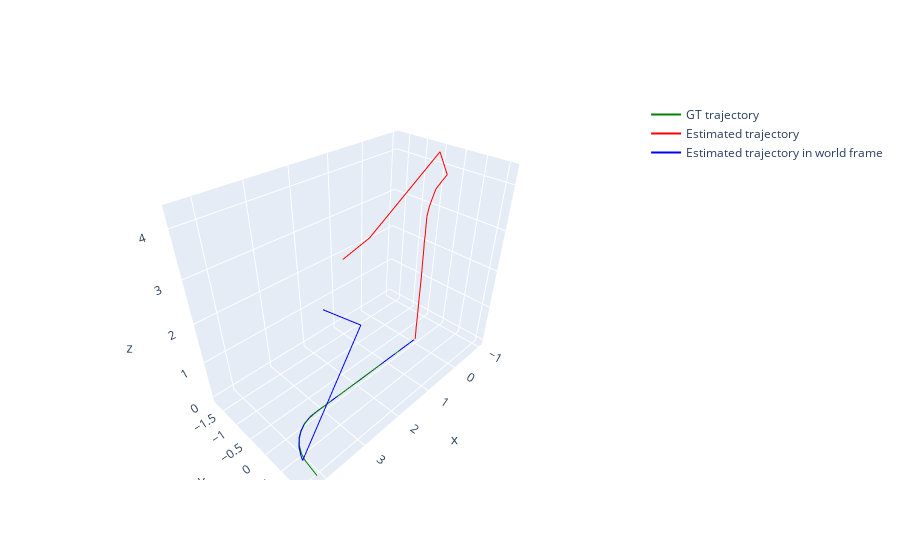

The notebook cell saved with this chart:
### Code cell
estimated_trajectory = vo.get_trajectory()
gt_trajectory = vo.get_data().get_trajectory_data()

C = vo.get_camera().get_camera_transform()
 
estimated_trajectory_in_world = [] 

for i in range(len(estimated_trajectory)):
    pose = estimated_trajectory[i]
    pose_in_world = C @ pose
    estimated_trajectory_in_world.append(pose_in_world)

    print(f'Pose {i}\n{np.round(pose,2)}\nPose in world {i}\n{np.round(pose_in_world,2)}\n\n')

estimated_positions = []
estimated_positions_in_world = [] 
for i in range(len(estimated_trajectory)):
    estimated_positions.append(estimated_trajectory[i][:3, 3])
    estimated_positions_in_world.append(estimated_trajectory_in_world[i][:3, 3])

gt_poses = []
gt_positions = []
for i in range(1,NUM_FRAMES+1):
    x_gt, y_gt, theta_gt = gt_trajectory[i]
    gt_poses.append(np.array([x_gt, y_gt, 0, 0, 0, theta_gt]))
    gt_positions.append(np.array([x_gt, y_gt, 0]))
    
fig = go.Figure()
scale = 0.208
gt_x_coords = [position[0] for position in gt_positions]
gt_y_coords = [position[1] for position in gt_positions]
gt_z_coords = [position[2] for position in gt_positions]
fig.add_trace(go.Scatter3d(x=gt_x_coords, y=gt_y_coords, z=gt_z_coords, mode='lines', name='GT trajectory', line=dict(color='green')))

estimated_x_coords = [position[0]*scale for position in estimated_positions]
estimated_y_coords = [position[1]*scale for position in estimated_positions]
estimated_z_coords = [position[2]*scale for position in estimated_positions]
fig.add_trace(go.Scatter3d(x=estimated_x_coords, y=estimated_y_coords, z=estimated_z_coords, mode='lines', name='Estimated trajectory', line=dict(color='red')))

estimated_x_coords_in_world = [position[0]*scale for position in estimated_positions_in_world]
estimated_y_coords_in_world = [position[1]*scale for position in estimated_positions_in_world]
estimated_z_coords_in_world = [position[2]*scale for position in estimated_positions_in_world]
fig.add_trace(go.Scatter3d(x=estimated_x_coords_in_world, y=estimated_y_coords_in_world, z=estimated_z_coords_in_world, mode='lines', name='Estimated trajectory in world frame', line=dict(color='blue')))

# set the scale of the plot fixed equal for all axis
fig.update_layout(scene=dict(aspectmode='data'))




fig.show()

### Figure 1 — Plotly figure (JSON) as saved in the notebook; plotly's stock layout.template omitted (floating-point values rounded to 4 significant figures)
{"data": [{"line": {"color": "green"}, "mode": "lines", "name": "GT trajectory", "type": "scatter3d", "x": [0.2004, 0.4008, 0.6013, 0.8017, 1.002, 1.203, 1.403, 1.603, 1.803, 2.003, 2.204, 2.404, 2.604, 2.804, 3.004, 3.204, 3.403, 3.568, 3.719, 3.852, 3.96, 4.04, 4.088, 4.113, 4.136], "y": [0, 0, 0, 0, 0, 0, 0, 0, 0, 0, 0, 0, 0, 0, 0, 0, 0.01513, 0.06389, 0.1444, 0.2534, 0.3867, 0.5388, 0.7037, 0.9025, 1.101], "z": [0, 0, 0, 0, 0, 0, 0, 0, 0, 0, 0, 0, 0, 0, 0, 0, 0, 0, 0, 0, 0, 0, 0, 0, 0]}, {"line": {"color": "red"}, "mode": "lines", "name": "Estimated trajectory", "type": "scatter3d", "x": [0, 3.227e-05, 0.0002266, -0.0001529, -0.0007549, -0.0004888, -0.0007018, -0.001367, -0.001035, -0.0006666, -0.0006389, -0.0002566, 0.0005775, -0.000385, 0.005872, 0.01114, -0.002263, -0.05479, -0.1424, -0.2559, -0.4039, -0.5711, -0.9842, -0.1816, -0.1816, 0.9603], "y": [0, 3.32e-05, -0.00257, 0.0008307, 0.000176, 0.0003734, 0.001038, 0.002297, 0.003689, 0.006337, 0.003135, 0.0006133, 0.001688, -0.003711, 0.006421, 0.007392, -0.002067, -0.00113, -0.006529, -0.02854, -0.008075, -0.008792, -0.5274, -1.77, -1.77, -1.517], "z": [0, 0.208, 0.412, 0.6262, 0.8341, 1.037, 1.244, 1.451, 1.658, 1.866, 2.074, 2.283, 2.491, 2.698, 2.906, 3.113, 3.316, 3.52, 3.681, 3.816, 3.944, 4.036, 4.284, 2.054, 2.054, 2.04]}, {"line": {"color": "blue"}, "mode": "lines", "name": "Estimated trajectory in world frame", "type": "scatter3d", "x": [0.0416, 0.2496, 0.4536, 0.6678, 0.8757, 1.078, 1.286, 1.493, 1.7, 1.908, 2.116, 2.325, 2.533, 2.74, 2.947, 3.155, 3.357, 3.562, 3.722, 3.858, 3.986, 4.077, 4.325, 2.095, 2.095, 2.081], "y": [0, -3.227e-05, -0.0002266, 0.0001529, 0.0007549, 0.0004888, 0.0007018, 0.001367, 0.001035, 0.0006666, 0.0006389, 0.0002566, -0.0005775, 0.000385, -0.005872, -0.01114, 0.002263, 0.05479, 0.1424, 0.2559, 0.4039, 0.5711, 0.9842, 0.1816, 0.1816, -0.9603], "z": [0, -3.32e-05, 0.00257, -0.0008307, -0.000176, -0.0003734, -0.001038, -0.002297, -0.003689, -0.006337, -0.003135, -0.0006133, -0.001688, 0.003711, -0.006421, -0.007392, 0.002067, 0.00113, 0.006529, 0.02854, 0.008075, 0.008792, 0.5274, 1.77, 1.77, 1.517]}], "layout": {"scene": {"aspectmode": "data"}}}
